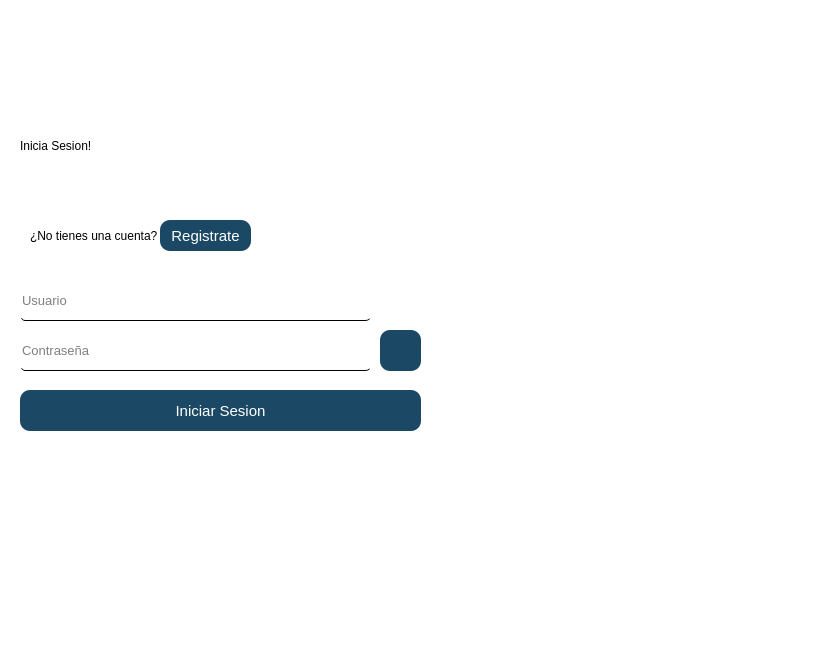
<?xml version="1.0" encoding="UTF-8"?>
<ui version="4.0">
 <class>MainWindow</class>
 <widget class="QMainWindow" name="MainWindow">
  <property name="geometry">
   <rect>
    <x>0</x>
    <y>0</y>
    <width>833</width>
    <height>647</height>
   </rect>
  </property>
  <property name="windowTitle">
   <string>MainWindow</string>
  </property>
  <property name="styleSheet">
   <string notr="true">background-color: white; /* Fondo blanco */
        color: black; /* Letras negras */
        border-radius: 15px; /* Bordes redondeados */</string>
  </property>
  <widget class="QWidget" name="centralwidget">
   <widget class="QWidget" name="layout_imagen" native="true">
    <property name="geometry">
     <rect>
      <x>430</x>
      <y>0</y>
      <width>411</width>
      <height>651</height>
     </rect>
    </property>
    <layout class="QVBoxLayout" name="verticalLayout" stretch="0">
     <property name="spacing">
      <number>0</number>
     </property>
     <property name="leftMargin">
      <number>0</number>
     </property>
     <property name="topMargin">
      <number>0</number>
     </property>
     <property name="rightMargin">
      <number>0</number>
     </property>
     <property name="bottomMargin">
      <number>0</number>
     </property>
     <item>
      <widget class="QLabel" name="label_3">
       <property name="text">
        <string/>
       </property>
       <property name="pixmap">
        <pixmap resource="recursos_1.qrc">:/Icons/img_trabajos/avion.jpg</pixmap>
       </property>
       <property name="scaledContents">
        <bool>true</bool>
       </property>
      </widget>
     </item>
    </layout>
   </widget>
   <widget class="QStackedWidget" name="stackedWidget">
    <property name="geometry">
     <rect>
      <x>10</x>
      <y>10</y>
      <width>411</width>
      <height>631</height>
     </rect>
    </property>
    <property name="currentIndex">
     <number>0</number>
    </property>
    <widget class="QWidget" name="login_widget">
     <widget class="QLabel" name="label">
      <property name="geometry">
       <rect>
        <x>10</x>
        <y>80</y>
        <width>401</width>
        <height>111</height>
       </rect>
      </property>
      <property name="styleSheet">
       <string notr="true">font: 700 35pt &quot;Unispace&quot;;</string>
      </property>
      <property name="text">
       <string>Inicia Sesion!</string>
      </property>
     </widget>
     <widget class="QLabel" name="label_2">
      <property name="geometry">
       <rect>
        <x>20</x>
        <y>210</y>
        <width>131</width>
        <height>31</height>
       </rect>
      </property>
      <property name="text">
       <string>¿No tienes una cuenta?</string>
      </property>
     </widget>
     <widget class="QPushButton" name="button_registrate_stacked">
      <property name="geometry">
       <rect>
        <x>150</x>
        <y>210</y>
        <width>91</width>
        <height>31</height>
       </rect>
      </property>
      <property name="styleSheet">
       <string notr="true">background-color: #1B4965; /* Color #1B4965 */
        color: white; /* Letras blancas */
        border: none; /* Sin borde */
        padding: 5px 8px; /* Espaciado interno */
        border-radius: 10px; /* Bordes redondeados */
        height: 27px; /* Altura personalizada */
        font-size: 15px;</string>
      </property>
      <property name="text">
       <string>Registrate</string>
      </property>
     </widget>
     <widget class="QLineEdit" name="line_usuario_login">
      <property name="geometry">
       <rect>
        <x>10</x>
        <y>270</y>
        <width>351</width>
        <height>41</height>
       </rect>
      </property>
      <property name="styleSheet">
       <string notr="true">        background-color: rgba(255, 255, 255, 50%); /* Fondo transparente */
        border-bottom: 1px solid black; /* Borde inferior */
        border-radius: 5px; /* Bordes redondeados */
        color: black; /* Letras negras */
        height: 30px; /* Altura personalizada */
        font-size: 13px;</string>
      </property>
      <property name="placeholderText">
       <string>Usuario</string>
      </property>
     </widget>
     <widget class="QLineEdit" name="line_password_login">
      <property name="geometry">
       <rect>
        <x>10</x>
        <y>320</y>
        <width>351</width>
        <height>41</height>
       </rect>
      </property>
      <property name="styleSheet">
       <string notr="true">        background-color: rgba(255, 255, 255, 50%); /* Fondo transparente */
        border-bottom: 1px solid black; /* Borde inferior */
        border-radius: 5px; /* Bordes redondeados */
        color: black; /* Letras negras */
        height: 30px; /* Altura personalizada */
        font-size: 13px;</string>
      </property>
      <property name="placeholderText">
       <string>Contraseña</string>
      </property>
     </widget>
     <widget class="QPushButton" name="button_ver_password">
      <property name="geometry">
       <rect>
        <x>370</x>
        <y>320</y>
        <width>41</width>
        <height>41</height>
       </rect>
      </property>
      <property name="styleSheet">
       <string notr="true">background-color: #1B4965; /* Color #1B4965 */
        color: white; /* Letras blancas */
        border: none; /* Sin borde */
        padding: 5px 8px; /* Espaciado interno */
        border-radius: 10px; /* Bordes redondeados */
        height: 27px; /* Altura personalizada */
        font-size: 15px;</string>
      </property>
      <property name="text">
       <string/>
      </property>
      <property name="icon">
       <iconset resource="recursos_1.qrc">
        <normaloff>:/Icons/img_trabajos/ojo-cerrado-morado.png</normaloff>:/Icons/img_trabajos/ojo-cerrado-morado.png</iconset>
      </property>
     </widget>
     <widget class="QPushButton" name="button_inicia_sesion">
      <property name="geometry">
       <rect>
        <x>10</x>
        <y>380</y>
        <width>401</width>
        <height>41</height>
       </rect>
      </property>
      <property name="styleSheet">
       <string notr="true">background-color: rgb(27, 73, 101);

background-color: #1B4965; /* Color #1B4965 */
        color: white; /* Letras blancas */
        border: none; /* Sin borde */
        padding: 5px 8px; /* Espaciado interno */
        border-radius: 10px; /* Bordes redondeados */
        height: 27px; /* Altura personalizada */
        font-size: 15px;
</string>
      </property>
      <property name="text">
       <string>Iniciar Sesion</string>
      </property>
     </widget>
    </widget>
    <widget class="QWidget" name="singup_widget">
     <widget class="QLabel" name="label_4">
      <property name="geometry">
       <rect>
        <x>20</x>
        <y>70</y>
        <width>381</width>
        <height>121</height>
       </rect>
      </property>
      <property name="styleSheet">
       <string notr="true">font: 700 35pt &quot;Unispace&quot;;
</string>
      </property>
      <property name="text">
       <string>Registrate!</string>
      </property>
     </widget>
     <widget class="QLabel" name="label_5">
      <property name="geometry">
       <rect>
        <x>20</x>
        <y>200</y>
        <width>131</width>
        <height>31</height>
       </rect>
      </property>
      <property name="text">
       <string>¿Ya tienes una cuenta?</string>
      </property>
     </widget>
     <widget class="QLineEdit" name="line_nombre_registro">
      <property name="geometry">
       <rect>
        <x>10</x>
        <y>260</y>
        <width>191</width>
        <height>31</height>
       </rect>
      </property>
      <property name="styleSheet">
       <string notr="true">        background-color: rgba(255, 255, 255, 50%); /* Fondo transparente */
        border-bottom: 1px solid black; /* Borde inferior */
        border-radius: 5px; /* Bordes redondeados */
        color: black; /* Letras negras */
        height: 30px; /* Altura personalizada */
        font-size: 13px;</string>
      </property>
      <property name="placeholderText">
       <string>Nombre</string>
      </property>
     </widget>
     <widget class="QLineEdit" name="line_apellido_registro">
      <property name="geometry">
       <rect>
        <x>220</x>
        <y>260</y>
        <width>191</width>
        <height>31</height>
       </rect>
      </property>
      <property name="styleSheet">
       <string notr="true">        background-color: rgba(255, 255, 255, 50%); /* Fondo transparente */
        border-bottom: 1px solid black; /* Borde inferior */
        border-radius: 5px; /* Bordes redondeados */
        color: black; /* Letras negras */
        height: 30px; /* Altura personalizada */
        font-size: 13px;</string>
      </property>
      <property name="placeholderText">
       <string>Apellido</string>
      </property>
     </widget>
     <widget class="QLineEdit" name="line_email">
      <property name="geometry">
       <rect>
        <x>10</x>
        <y>310</y>
        <width>401</width>
        <height>31</height>
       </rect>
      </property>
      <property name="styleSheet">
       <string notr="true">        background-color: rgba(255, 255, 255, 50%); /* Fondo transparente */
        border-bottom: 1px solid black; /* Borde inferior */
        border-radius: 5px; /* Bordes redondeados */
        color: black; /* Letras negras */
        height: 30px; /* Altura personalizada */
        font-size: 13px;</string>
      </property>
      <property name="placeholderText">
       <string>Email (recuerda este sera tu usuario)</string>
      </property>
     </widget>
     <widget class="QLineEdit" name="line_password_registro">
      <property name="geometry">
       <rect>
        <x>10</x>
        <y>360</y>
        <width>351</width>
        <height>31</height>
       </rect>
      </property>
      <property name="styleSheet">
       <string notr="true">        background-color: rgba(255, 255, 255, 50%); /* Fondo transparente */
        border-bottom: 1px solid black; /* Borde inferior */
        border-radius: 5px; /* Bordes redondeados */
        color: black; /* Letras negras */
        height: 30px; /* Altura personalizada */
        font-size: 13px;</string>
      </property>
      <property name="placeholderText">
       <string>Contraseña</string>
      </property>
     </widget>
     <widget class="QLineEdit" name="line_password_validacion_registro">
      <property name="geometry">
       <rect>
        <x>10</x>
        <y>410</y>
        <width>351</width>
        <height>31</height>
       </rect>
      </property>
      <property name="styleSheet">
       <string notr="true">        background-color: rgba(255, 255, 255, 50%); /* Fondo transparente */
        border-bottom: 1px solid black; /* Borde inferior */
        border-radius: 5px; /* Bordes redondeados */
        color: black; /* Letras negras */
        height: 30px; /* Altura personalizada */
        font-size: 13px;</string>
      </property>
      <property name="placeholderText">
       <string>Repite la Contraseña</string>
      </property>
     </widget>
     <widget class="QPushButton" name="button_inicia_sesion_stacked">
      <property name="geometry">
       <rect>
        <x>150</x>
        <y>200</y>
        <width>101</width>
        <height>31</height>
       </rect>
      </property>
      <property name="styleSheet">
       <string notr="true">background-color: #1B4965; /* Color #1B4965 */
        color: white; /* Letras blancas */
        border: none; /* Sin borde */
        padding: 5px 8px; /* Espaciado interno */
        border-radius: 10px; /* Bordes redondeados */
        height: 27px; /* Altura personalizada */
        font-size: 15px;</string>
      </property>
      <property name="text">
       <string>Inicia sesion</string>
      </property>
     </widget>
     <widget class="QPushButton" name="button_registrarse">
      <property name="geometry">
       <rect>
        <x>10</x>
        <y>450</y>
        <width>401</width>
        <height>41</height>
       </rect>
      </property>
      <property name="styleSheet">
       <string notr="true">background-color: #1B4965; /* Color #1B4965 */
        color: white; /* Letras blancas */
        border: none; /* Sin borde */
        padding: 5px 8px; /* Espaciado interno */
        border-radius: 10px; /* Bordes redondeados */
        height: 27px; /* Altura personalizada */
        font-size: 15px;</string>
      </property>
      <property name="text">
       <string>Registrate</string>
      </property>
     </widget>
     <widget class="QPushButton" name="button_ver_password_registro">
      <property name="geometry">
       <rect>
        <x>370</x>
        <y>350</y>
        <width>41</width>
        <height>41</height>
       </rect>
      </property>
      <property name="styleSheet">
       <string notr="true">background-color: #1B4965; /* Color #1B4965 */
        color: white; /* Letras blancas */
        border: none; /* Sin borde */
        padding: 5px 8px; /* Espaciado interno */
        border-radius: 10px; /* Bordes redondeados */
        height: 27px; /* Altura personalizada */
        font-size: 15px;</string>
      </property>
      <property name="text">
       <string/>
      </property>
      <property name="icon">
       <iconset resource="recursos_1.qrc">
        <normaloff>:/Icons/img_trabajos/ojo-cerrado-morado.png</normaloff>:/Icons/img_trabajos/ojo-cerrado-morado.png</iconset>
      </property>
     </widget>
     <widget class="QPushButton" name="pushButton_7">
      <property name="geometry">
       <rect>
        <x>370</x>
        <y>400</y>
        <width>41</width>
        <height>41</height>
       </rect>
      </property>
      <property name="styleSheet">
       <string notr="true">background-color: #1B4965; /* Color #1B4965 */
        color: white; /* Letras blancas */
        border: none; /* Sin borde */
        padding: 5px 8px; /* Espaciado interno */
        border-radius: 10px; /* Bordes redondeados */
        height: 27px; /* Altura personalizada */
        font-size: 15px;</string>
      </property>
      <property name="text">
       <string/>
      </property>
      <property name="icon">
       <iconset resource="recursos_1.qrc">
        <normaloff>:/Icons/img_trabajos/ojo-cerrado-morado.png</normaloff>:/Icons/img_trabajos/ojo-cerrado-morado.png</iconset>
      </property>
     </widget>
    </widget>
   </widget>
  </widget>
 </widget>
 <resources>
  <include location="recursos_1.qrc"/>
 </resources>
 <connections/>
</ui>
